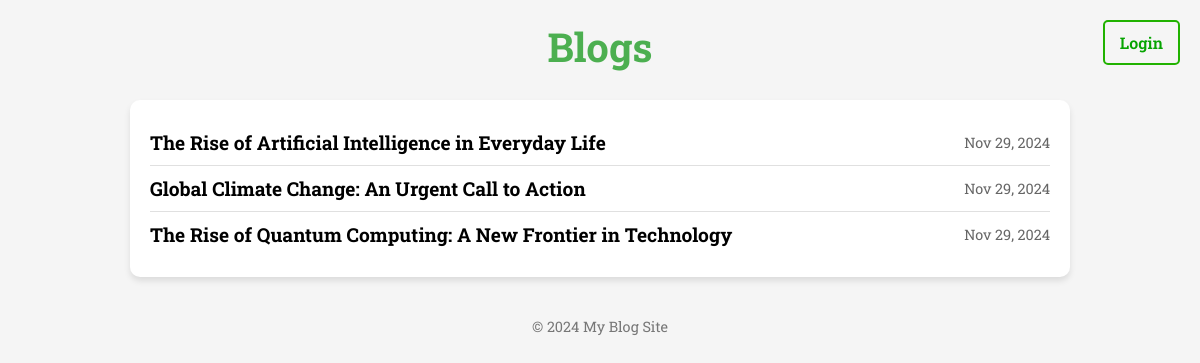
The page / on the database its author committed.
### api_app/models.py (models this page shows, shortened)
class Blogs(models.Model):
    blog_id = models.AutoField(primary_key=True)
    blog_date = models.CharField(max_length=20, null=True)
    blog_title = models.CharField(max_length=100)
    blog_content = models.CharField(max_length=5000)
    user = models.CharField(max_length=100)

### api_app/views.py (the view)
# urls.py: 2. Add a URL to urlpatterns:  path('', views.home, name='home')
def home(request):
    auth = False
    if request.COOKIES.get("AccessToken"):
        auth = True
    data = Blogs.objects.all()
    blog_data = []
    for i in data:
        blog_data.append({'blog_title': i.blog_title,
                         "blog_id": i.blog_id, "blog_date": i.blog_date})
    response = render(request, "Home.html", {
                      "data": blog_data, "is_authenticated": auth})
    return response

### templates/Home.html (shortened to what this page needs)
<!DOCTYPE html>
<html lang="en">
  <head>
  </head>
  <body>
    <h1>Blogs</h1>
    <div class="blog-container">
      {% for i in data %}
      <div class="blog-details">
        <a href="{% url 'view_blog' i.blog_id %}">{{ i.blog_title }}</a>
        <span class="blog-date">{{ i.blog_date }}</span>
      </div>
      {% endfor %}
    </div>
    {% if is_authenticated %}
      <a
        href="{% url 'logout' %}"
        class="auth-button"
        style="border: 2px solid #ff0000; color: red;"
        onmouseover="this.style.backgroundColor='#ff0000'; this.style.color='white';"
        onmouseout="this.style.backgroundColor='transparent'; this.style.color='red';"
      >
        Logout
      </a>
      <div class="role-buttons-container">
          <a
            href="{% url 'admin' %}"
            class="role-button admin"
          >
            Admin Dashboard
          </a>
          <a
            href="{% url 'mod_blogs' %}"
            class="role-button moderator"
          >
            Moderator Dashboard
          </a>
        <a
          href="{% url 'my_blogs' %}"
          class="role-button my-blogs"
        >
          My Blogs
        </a>
      </div>
    {% else %}
      <a
        href="{% url 'login' %}"
        class="auth-button"
        style="border: 2px solid #21b200; color: rgb(6, 164, 1);"
        onmouseover="this.style.backgroundColor='#21b200'; this.style.color='white';"
        onmouseout="this.style.backgroundColor='transparent'; this.style.color='rgb(6, 164, 1)';"
      >
        Login
      </a>
    {% endif %}
    <footer>© 2024 My Blog Site</footer>
  </body>
</html>

### templates/Home.html (style rules this page uses)
body { font-family: "Roboto Slab", serif; margin: 0; padding: 0; background-color: #f5f5f5; color: #333; }
h1 { text-align: center; color: #4caf50; margin-top: 20px; font-size: 2.5rem; }
.blog-container { display: flex; flex-direction: column; align-items: center; margin: 20px auto; max-width: 900px; padding: 20px; background-color: #ffffff; border-radius: 10px; box-shadow: 0 4px 6px rgba(0, 0, 0, 0.1); }
.blog-details { display: flex; justify-content: space-between; align-items: center; width: 100%; padding: 10px 0; border-bottom: 1px solid #e0e0e0; }
.blog-details:last-child { border-bottom: none; }
.blog-details a { text-decoration: none; color: #000000; font-size: 1.2rem; font-weight: 700; transition: color 0.3s, transform 0.3s; }
.blog-date { font-size: 0.9rem; color: #666; }
.auth-button { position: absolute; top: 20px; right: 20px; padding: 10px 15px; font-size: 1rem; font-weight: 600; background-color: transparent; border-radius: 5px; text-decoration: none; cursor: pointer; transition: background-color 0.3s ease, color 0.3s ease; }
footer { text-align: center; margin-top: 40px; font-size: 0.9rem; color: #777; }

### rows shown on the page
Blogs: blog_title "The Rise of Artificial Intelligence in Everyday Life", blog_date "Nov 29, 2024"
Blogs: blog_title "Global Climate Change: An Urgent Call to Action", blog_date "Nov 29, 2024"
Blogs: blog_title "The Rise of Quantum Computing: A New Frontier in Technology", blog_date "Nov 29, 2024"
